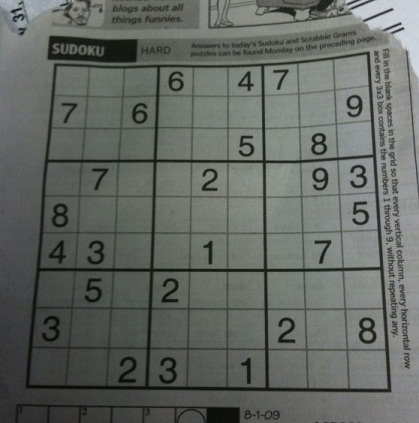
#> input picture sudoku/sudoku.jpg, 419 x 423 px
$ python mycv.py sudoku.jpg
#> lines starting #> are read from the running program, lines starting #| are printed output that depends on the picture; after the words box and inside, x2 and y2 are one past the last pixel; in counts of white or black regions, pixels touching at a corner belong together
### sudoku/digit_recognizer.py
import os
import sys

import cv2 as cv
import numpy as np

from . import mycv


def get_digit(digit_image):  # -> int:
    return DigitRecognizer.get_digit(digit_image)


class DigitRecognizer:
    TRAIN_FILE = "digits.png"
    MODEL_FILE = "digit_recognizer.dat"
    MODEL = None
    SIZE = (20, 15)

    def __init__(self):
        raise NotImplementedError("This class is used as a namespace")

    @classmethod
    def get_digit(cls, image):  # -> int:
        features = np.array([cls.resize(image)])
        retval, result = cls.get_model().predict(features)
        # print(int(result[0][0]))
        # mycv.plot(image)
        return int(result[0][0])

    @classmethod
    def resize(cls, image):
        return np.array(np.reshape(cv.resize(image, cls.SIZE), -1), dtype=np.float32)

    @classmethod
    def get_model(cls):
        if cls.MODEL is None:
            # load model
            if os.path.isfile(cls.MODEL_FILE):
                cls.MODEL = cv.ml.SVM_load(cls.MODEL_FILE)
            else:
                # train and save model
                r = cv.ml.SVM_create()
                r.setKernel(cv.ml.SVM_LINEAR)
                r.setType(cv.ml.SVM_C_SVC)
                train, labels = cls.load_train_data()
                r.train(train, cv.ml.ROW_SAMPLE, labels)
                # save model
                r.save(cls.MODEL_FILE)
                cls.MODEL = r
        return cls.MODEL

    @classmethod
    def load_train_data(cls):
        image = cv.imread(cls.TRAIN_FILE, cv.IMREAD_GRAYSCALE)
        _, threshold = cv.threshold(image, 240, 255, cv.THRESH_BINARY_INV)
        contours, hierarchy = cv.findContours(threshold, cv.RETR_EXTERNAL, cv.CHAIN_APPROX_SIMPLE)
        bounding_boxes = list(map(mycv.bounding_box, contours))
        # sort by x position and label 0-9
        bounding_boxes.sort(key=lambda box: box[0][0])

        # cv.drawContours(image, np.array(bounding_boxes), -1, 128)
        # mycv.plot(image)

        # resize train data (and omit 0)
        train = np.array(
            [cls.resize(threshold[b[0][1] : b[1][1], b[0][0] : b[1][0]]) for b in bounding_boxes]
        )[1:]
        labels = np.arange(1, 10)

        return train, labels


# [4 lines left out: function main, not called in this run]


# [2 lines that do not run on import are left out]

### sudoku/util.py
def argmax(elements: list):  # -> int:
    # return the index of the highest value in the sequence
    return elements.index(max(elements))


def argmin(elements: list):  # -> int:
    # return the index of the highest value in the sequence
    return elements.index(min(elements))


# fmt: off
SOLUTION = [
    1, 2, 3, 4, 5, 6, 7, 8, 9,
    7, 6, 9, 3, 2, 8, 1, 4, 5,
    4, 8, 5, 1, 9, 7, 6, 3, 2,
    9, 3, 4, 8, 6, 1, 2, 5, 7,
    8, 1, 7, 2, 3, 5, 9, 6, 4,
    6, 5, 2, 9, 7, 4, 8, 1, 3,
    3, 9, 1, 6, 4, 2, 5, 7, 8,
    2, 7, 6, 5, 8, 3, 4, 9, 1,
    5, 4, 8, 7, 1, 9, 3, 2, 6
]
# fmt: on

### sudoku/mycv.py
import sys

import cv2 as cv
import numpy as np

from . import digit_recognizer
from .util import argmax, argmin


def plot(image):
    cv.imshow("image", image)
    cv.waitKey(0)


def bounding_box(contour):
    x, y = list(map(lambda p: p[0][0], contour)), list(map(lambda p: p[0][1], contour))
    return [[min(x), min(y)], [max(x), max(y)]]


def biggest_bounding_box(threshold):
    contours, hierarchy = cv.findContours(threshold, cv.RETR_TREE, cv.CHAIN_APPROX_SIMPLE)
    return contours[argmax(list(map(cv.contourArea, contours)))]


# [77 lines left out: functions contour_to_rect, crop_and_warp, subimages, extract_digit, extract_sudoku, main, not called in this run]
#> in extract_sudoku, `threshold = cv.adaptiveThreshold( image, 255, cv.ADAPTIVE_THRESH_GAUSS..`:
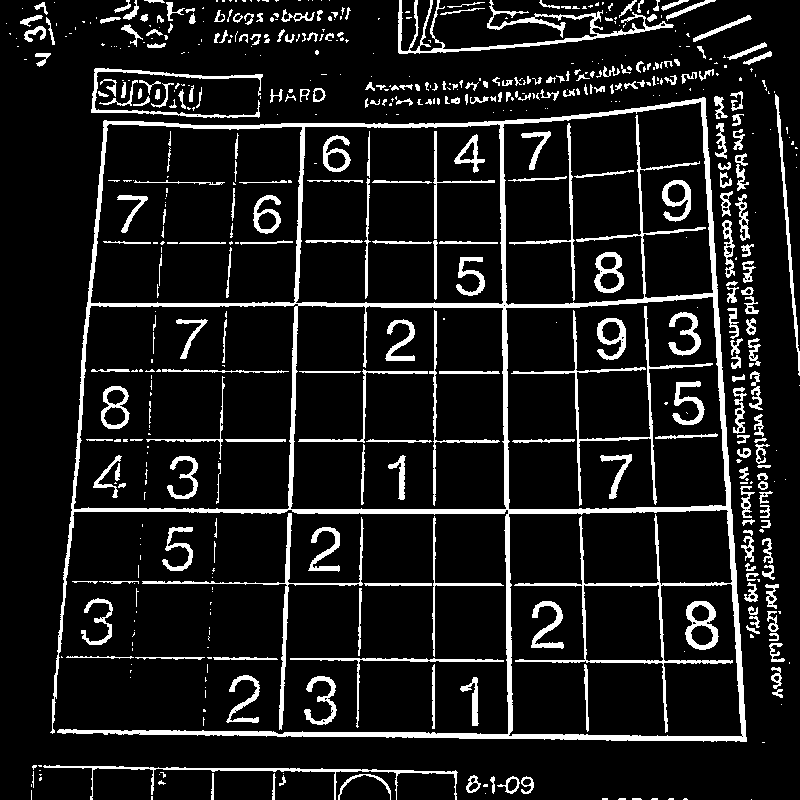
#> threshold: shape (800, 800); 11% white; 593 white regions (307 under 20 px)
#> in biggest_bounding_box, `contours, hierarchy = cv.findContours(threshold, cv.RETR_TREE, cv.CHAI..`: contours = 671 contours, 413 with area under 20; largest, box (x1, y1, x2, y2) and area: (50, 97, 747, 742) 303226, (505, 296, 727, 510) 43445, (508, 509, 743, 737) 42924, (73, 303, 299, 510) 42490, (290, 305, 507, 510) 42208
#> in extract_sudoku, `contour = biggest_bounding_box(threshold)`: contour = contour of 747 points, box (x1, y1, x2, y2) (50, 97, 747, 742), area 303226
#> in contour_to_rect, `x = list(map(lambda point: point[0][0], contour))`: x = 747 values, max 746 at index 648, min 50 at index 277, mean 315.2
#> in contour_to_rect, `y = list(map(lambda point: point[0][1], contour))`: y = 747 values, max 741 at index 630, min 97 at index 0, mean 503.5
#> in contour_to_rect, `x_plus_y = list(map(lambda a, b: a + b, x, y))`: x_plus_y = 747 values, max 1487 at index 648, min 224 at index 99, mean 818.7
#> in contour_to_rect, `x_minus_y = list(map(lambda a, b: a - b, x, y))`: x_minus_y = 747 values, max 607 at index 745, min -682 at index 277, mean -188.3
#> in contour_to_rect, `topleft = contour[argmin(x_plus_y)]`: topleft = [[104, 120]]
#> in contour_to_rect, `topright = contour[argmax(x_minus_y)]`: topright = [[705, 98]]
#> in contour_to_rect, `bottomleft = contour[argmin(x_minus_y)]`: bottomleft = [[50, 732]]
#> in contour_to_rect, `bottomright = contour[argmax(x_plus_y)]`: bottomright = [[746, 741]]
#> in crop_and_warp, `dst_rect = np.float32([[0, 0], [dst_width, 0], [dst_width, dst_height]..`: dst_rect = [[0, 0], [252, 0], [252, 252], [0, 252]]
#> in crop_and_warp, `m = cv.getPerspectiveTransform(src_rect, dst_rect)`: m = [[0.46, 0.0406, -52.69], [0.0182, 0.497, -61.54], [9.42e-05, 0.000271, 1]]
#> in crop_and_warp, `return cv.warpPerspective(image, m, (dst_width, dst_height))`:
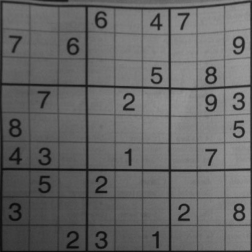
#> returned value: shape (252, 252); min 8, max 157, mean 101.5
#> in extract_digit, `threshold = cv.adaptiveThreshold( image, 255, cv.ADAPTIVE_THRESH_GAUSS..`: threshold: shape (28, 28); 12.6% white in thin lines or dots
#> after the loop in extract_digit, `for yi in range(y // 3, y * 2 // 3):`: max_rect_area = 0
#> in extract_digit (call 2), `threshold = cv.adaptiveThreshold( image, 255, cv.ADAPTIVE_THRESH_GAUSS..`: threshold: shape (28, 28); 15.8% white in thin lines or dots
#> in extract_digit (call 3), `threshold = cv.adaptiveThreshold( image, 255, cv.ADAPTIVE_THRESH_GAUSS..`: threshold: shape (28, 28); 14.5% white in thin lines or dots
#> in extract_digit (call 4), `threshold = cv.adaptiveThreshold( image, 255, cv.ADAPTIVE_THRESH_GAUSS..`: threshold: shape (28, 28); 29.8% white in thin lines or dots
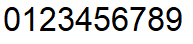
#> input picture sudoku/digits.png, 193 x 44 px
#> in load_train_data, `_, threshold = cv.threshold(image, 240, 255, cv.THRESH_BINARY_INV)`:
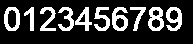
#> threshold: shape (44, 193); 22% white; 10 white regions
#> in load_train_data, `contours, hierarchy = cv.findContours(threshold, cv.RETR_EXTERNAL, cv...`: contours = 10 contours; largest, box (x1, y1, x2, y2) and area: (4, 7, 20, 31) 301, (148, 7, 164, 31) 279, (112, 7, 128, 31) 245, (166, 7, 182, 31) 242, (75, 7, 92, 31) 170
#> in bounding_box, `x, y = list(map(lambda p: p[0][0], contour)), list(map(lambda p: p[0][..`: x = 36 values, max 181 at index 29, min 166 at index 3, mean 173.3; y = 36 values, max 30 at index 22, min 7 at index 0, mean 20.75
#> in load_train_data, `bounding_boxes = list(map(mycv.bounding_box, contours))`: bounding_boxes = [[[166, 7], [181, 30]], [[148, 7], [163, 30]], [[130, 7], [145, 30]], [[112, 7], [127, 30]], [[94, 7], [109, 30]], [[75, 7], [91, 30]], [[58, 7], [73, 30]], [[40, 7], [55, 30]], [[24, 7], [33, 30]], [[4, 7], [19, 30]]]
#> in get_model, `train, labels = cls.load_train_data()`: labels = [1, 2, 3, 4, 5, 6, 7, 8, 9]
#> in get_digit, `retval, result = cls.get_model().predict(features)`: retval = 0; result = [6]
#> in extract_digit (call 5), `threshold = cv.adaptiveThreshold( image, 255, cv.ADAPTIVE_THRESH_GAUSS..`: threshold: shape (28, 28); 14% white in thin lines or dots
#> in extract_digit (call 6), `threshold = cv.adaptiveThreshold( image, 255, cv.ADAPTIVE_THRESH_GAUSS..`: threshold: shape (28, 28); 24.2% white; 5 white regions (2 under 20 px), largest, box (x1, y1, x2, y2) and area: (0, 7, 28, 10) 82, (10, 13, 23, 28) 75, (1, 11, 3, 28) 31
#> in extract_digit (call 7), `threshold = cv.adaptiveThreshold( image, 255, cv.ADAPTIVE_THRESH_GAUSS..`: threshold: shape (28, 28); 21.8% white in thin lines or dots
#> in extract_digit (call 8), `threshold = cv.adaptiveThreshold( image, 255, cv.ADAPTIVE_THRESH_GAUSS..`: threshold: shape (28, 28); 13% white in thin lines or dots
#> in extract_digit (call 9), `threshold = cv.adaptiveThreshold( image, 255, cv.ADAPTIVE_THRESH_GAUSS..`: threshold: shape (28, 28); 16.8% white in thin lines or dots
#> in extract_digit (call 10), `threshold = cv.adaptiveThreshold( image, 255, cv.ADAPTIVE_THRESH_GAUSS..`: threshold: shape (28, 28); 18.6% white in thin lines or dots
#> in extract_digit (call 11), `threshold = cv.adaptiveThreshold( image, 255, cv.ADAPTIVE_THRESH_GAUSS..`: threshold: shape (28, 28); 10.7% white in thin lines or dots
#> in extract_digit (call 12), `threshold = cv.adaptiveThreshold( image, 255, cv.ADAPTIVE_THRESH_GAUSS..`: threshold: shape (28, 28); 24.4% white in thin lines or dots
#> in extract_digit (call 13), `threshold = cv.adaptiveThreshold( image, 255, cv.ADAPTIVE_THRESH_GAUSS..`: threshold: shape (28, 28); 14.8% white; 3 white regions (1 under 20 px), largest, box (x1, y1, x2, y2) and area: (1, 0, 4, 28) 79, (6, 3, 28, 6) 32
#> in extract_digit (call 14), `threshold = cv.adaptiveThreshold( image, 255, cv.ADAPTIVE_THRESH_GAUSS..`: threshold: shape (28, 28); 12% white in thin lines or dots
#> in extract_digit (call 15), `threshold = cv.adaptiveThreshold( image, 255, cv.ADAPTIVE_THRESH_GAUSS..`: threshold: shape (28, 28); 9.9% white in thin lines or dots
#> in extract_digit (call 16), `threshold = cv.adaptiveThreshold( image, 255, cv.ADAPTIVE_THRESH_GAUSS..`: threshold: shape (28, 28); 12.4% white in thin lines or dots
#> in extract_digit (call 17), `threshold = cv.adaptiveThreshold( image, 255, cv.ADAPTIVE_THRESH_GAUSS..`: threshold: shape (28, 28); 11.9% white in thin lines or dots
#> in extract_digit (call 18), `threshold = cv.adaptiveThreshold( image, 255, cv.ADAPTIVE_THRESH_GAUSS..`: threshold: shape (28, 28); 30.1% white in thin lines or dots
#> in extract_digit (call 18), `threshold = cv.adaptiveThreshold( image, 255, cv.ADAPTIVE_THRESH_GAUSS..`:
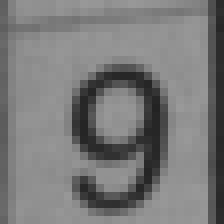
#> image: shape (28, 28) (shown 8 times larger); min 35, max 153, mean 121.7
#> after the loop in extract_digit (call 18), `for yi in range(y // 3, y * 2 // 3):`: max_rect = (9, 8, 12, 19); max_rect_area = 228
#> in extract_digit (call 18), `x, y, w, h = max_rect`: x = 9; y = 8; h = 19
#> in extract_digit (call 18), `digit = digit_recognizer.get_digit(threshold[y : y + h, x : x + w])`: digit = 9
#> in extract_digit (call 19), `threshold = cv.adaptiveThreshold( image, 255, cv.ADAPTIVE_THRESH_GAUSS..`: threshold: shape (28, 28); 12.2% white; 2 white regions (1 under 20 px), largest, box (x1, y1, x2, y2) and area: (0, 0, 28, 28) 78
#> in extract_digit (call 19), `threshold = cv.adaptiveThreshold( image, 255, cv.ADAPTIVE_THRESH_GAUSS..`:
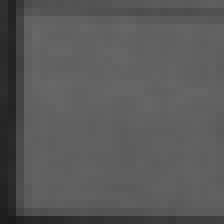
#> image: shape (28, 28) (shown 8 times larger); min 26, max 103, mean 89.2
#> after the loop in extract_digit (call 19), `for yi in range(y // 3, y * 2 // 3):`: max_rect_area = 0
#> in extract_digit (call 20), `threshold = cv.adaptiveThreshold( image, 255, cv.ADAPTIVE_THRESH_GAUSS..`: threshold: shape (28, 28); 10.1% white in thin lines or dots
#> in extract_digit (call 20), `threshold = cv.adaptiveThreshold( image, 255, cv.ADAPTIVE_THRESH_GAUSS..`:
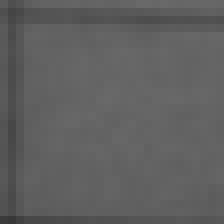
#> image: shape (28, 28) (shown 8 times larger); min 56, max 105, mean 95.6
    print(result)


if __name__ == "__main__":
    main(sys.argv[1:])
#> in main, `result = extract_sudoku(path)`: result = 81 values, max 9 at index 17, min 0 at index 0, mean 1.57
#> (printed output is left out)
